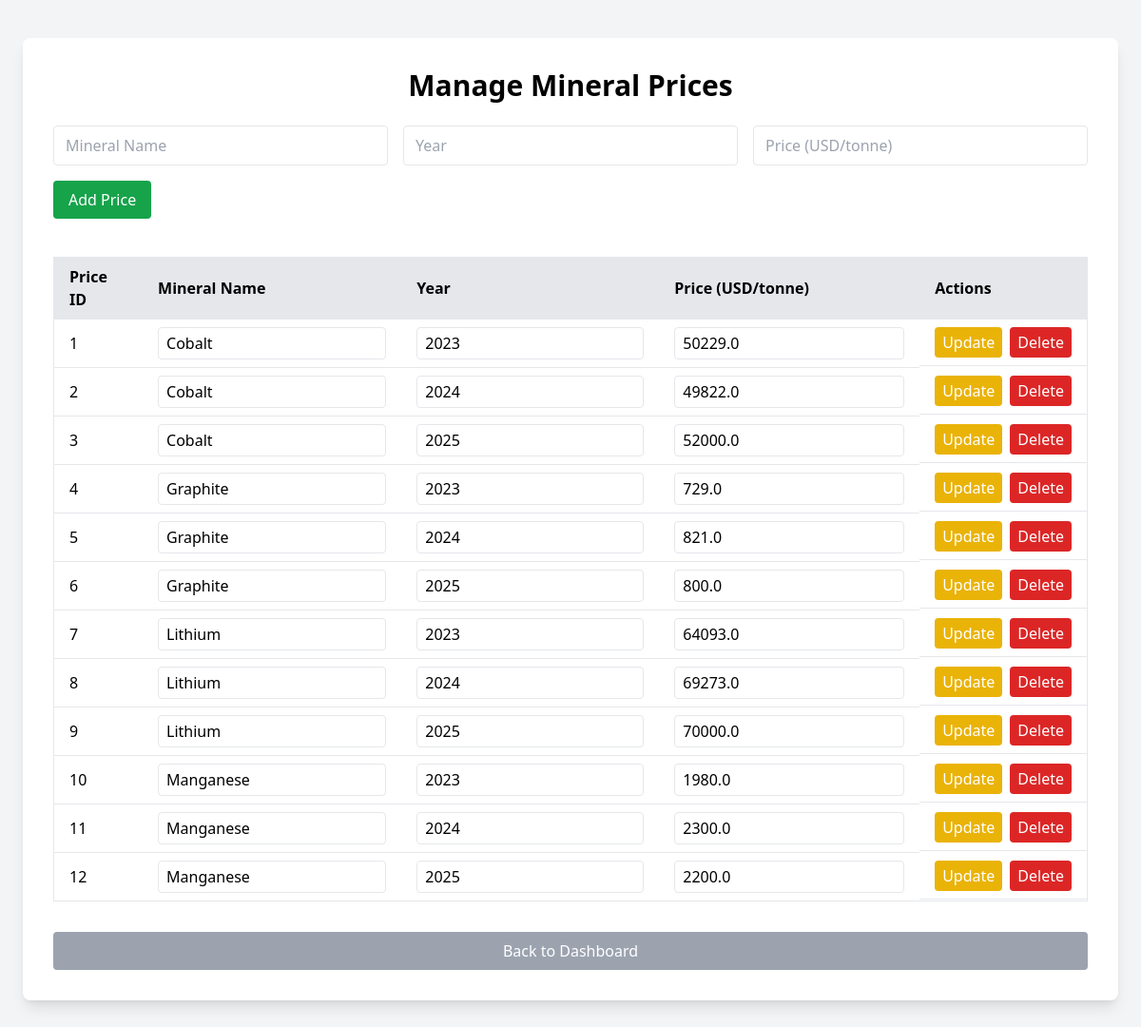
The page /admin/prices on the database its author committed.
### tables this page shows
CREATE TABLE mineral_prices (
        PriceID INTEGER PRIMARY KEY AUTOINCREMENT,
        MineralName TEXT NOT NULL,
        Year INTEGER NOT NULL,
        PriceUSD_per_tonne REAL NOT NULL
    );

### app.py (the view)
@app.route('/admin/prices', methods=['GET'])
def view_mineral_prices():
    conn = get_db_connection()
    prices = conn.execute("SELECT * FROM mineral_prices").fetchall()
    conn.close()
    return render_template('admin_mineral_prices_menu.html', prices=prices)

### app.py (called while the page is built)
def get_db_connection():
    db_path = os.path.join("Data", "userdata.db")
    conn = sqlite3.connect(db_path, timeout=10)
    conn.row_factory = sqlite3.Row
    return conn

### Templates/admin_mineral_prices_menu.html (shortened to what this page needs)
<!DOCTYPE html>
<html lang="en">
<head>
    <script src="https://cdn.tailwindcss.com"></script>
</head>
<body class="bg-gray-100 min-h-screen">
    <div class="max-w-6xl mx-auto mt-10 bg-white shadow-lg rounded-lg p-8">
        <h2 class="text-3xl font-bold mb-6 text-center">Manage Mineral Prices</h2>
        <form method="post" action="{{ url_for('add_mineral_price') }}" class="mb-10">
            <div class="grid grid-cols-3 gap-4">
                <input type="text" name="mineral_name" placeholder="Mineral Name" class="px-3 py-2 border rounded" required>
                <input type="number" name="year" placeholder="Year" class="px-3 py-2 border rounded" required>
                <input type="number" step="0.01" name="price" placeholder="Price (USD/tonne)" class="px-3 py-2 border rounded" required>
            </div>
            <button type="submit" class="mt-4 bg-green-600 text-white px-4 py-2 rounded hover:bg-green-700 transition">Add Price</button>
        </form>
        <table class="min-w-full bg-white border rounded">
            <thead class="bg-gray-200 text-left">
                <tr>
                    <th class="py-2 px-4 border-b">Price ID</th>
                    <th class="py-2 px-4 border-b">Mineral Name</th>
                    <th class="py-2 px-4 border-b">Year</th>
                    <th class="py-2 px-4 border-b">Price (USD/tonne)</th>
                    <th class="py-2 px-4 border-b">Actions</th>
                </tr>
            </thead>
            <tbody>
                {% for price in prices %}
                <tr class="hover:bg-gray-50">
                    <form method="post" action="{{ url_for('edit_mineral_price', price_id=price['PriceID']) }}">
                        <td class="py-2 px-4 border-b">{{ price['PriceID'] }}</td>
                        <td class="py-2 px-4 border-b">
                            <input type="text" name="mineral_name" value="{{ price['MineralName'] }}" class="w-full px-2 py-1 border rounded">
                        </td>
                        <td class="py-2 px-4 border-b">
                            <input type="number" name="year" value="{{ price['Year'] }}" class="w-full px-2 py-1 border rounded">
                        </td>
                        <td class="py-2 px-4 border-b">
                            <input type="number" step="0.01" name="price" value="{{ price['PriceUSD_per_tonne'] }}" class="w-full px-2 py-1 border rounded">
                        </td>
                        <td class="py-2 px-4 border-b flex gap-2">
                            <button type="submit" class="bg-yellow-500 text-white px-2 py-1 rounded hover:bg-yellow-600 transition">Update</button>
                    </form>
                    <form method="post" action="{{ url_for('delete_mineral_price', price_id=price['PriceID']) }}" onsubmit="return confirm('Are you sure you want to delete this price entry?');">
                        <button type="submit" class="bg-red-600 text-white px-2 py-1 rounded hover:bg-red-700 transition">Delete</button>
                    </form>
                </tr>
                {% endfor %}
            </tbody>
        </table>
        <a href="{{ url_for('home') }}" class="block mt-8 bg-gray-400 text-white px-4 py-2 rounded hover:bg-gray-500 transition text-center">Back to Dashboard</a>
    </div>
</body>
</html>

### rows shown on the page
mineral_prices: PriceID "1", mineral_name "Cobalt", year "2023", price "50229.0"
mineral_prices: PriceID "2", mineral_name "Cobalt", year "2024", price "49822.0"
mineral_prices: PriceID "3", mineral_name "Cobalt", year "2025", price "52000.0"
mineral_prices: PriceID "4", mineral_name "Graphite", year "2023", price "729.0"
mineral_prices: PriceID "5", mineral_name "Graphite", year "2024", price "821.0"
mineral_prices: PriceID "6", mineral_name "Graphite", year "2025", price "800.0"
mineral_prices: PriceID "7", mineral_name "Lithium", year "2023", price "64093.0"
mineral_prices: PriceID "8", mineral_name "Lithium", year "2024", price "69273.0"
mineral_prices: PriceID "9", mineral_name "Lithium", year "2025", price "70000.0"
mineral_prices: PriceID "10", mineral_name "Manganese", year "2023", price "1980.0"
mineral_prices: PriceID "11", mineral_name "Manganese", year "2024", price "2300.0"
mineral_prices: PriceID "12", mineral_name "Manganese", year "2025", price "2200.0"
